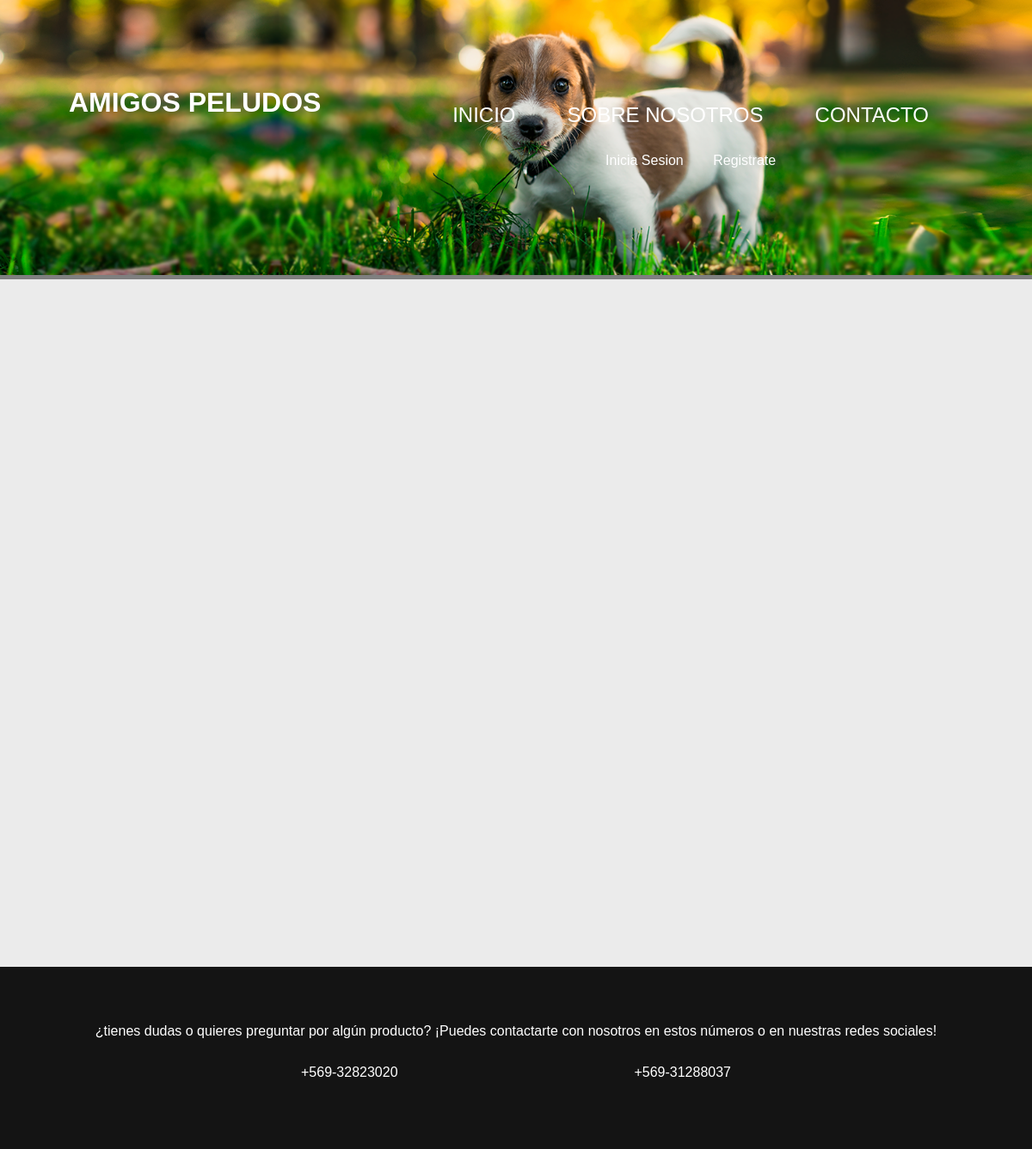
Page /Productos on the earlier database version.
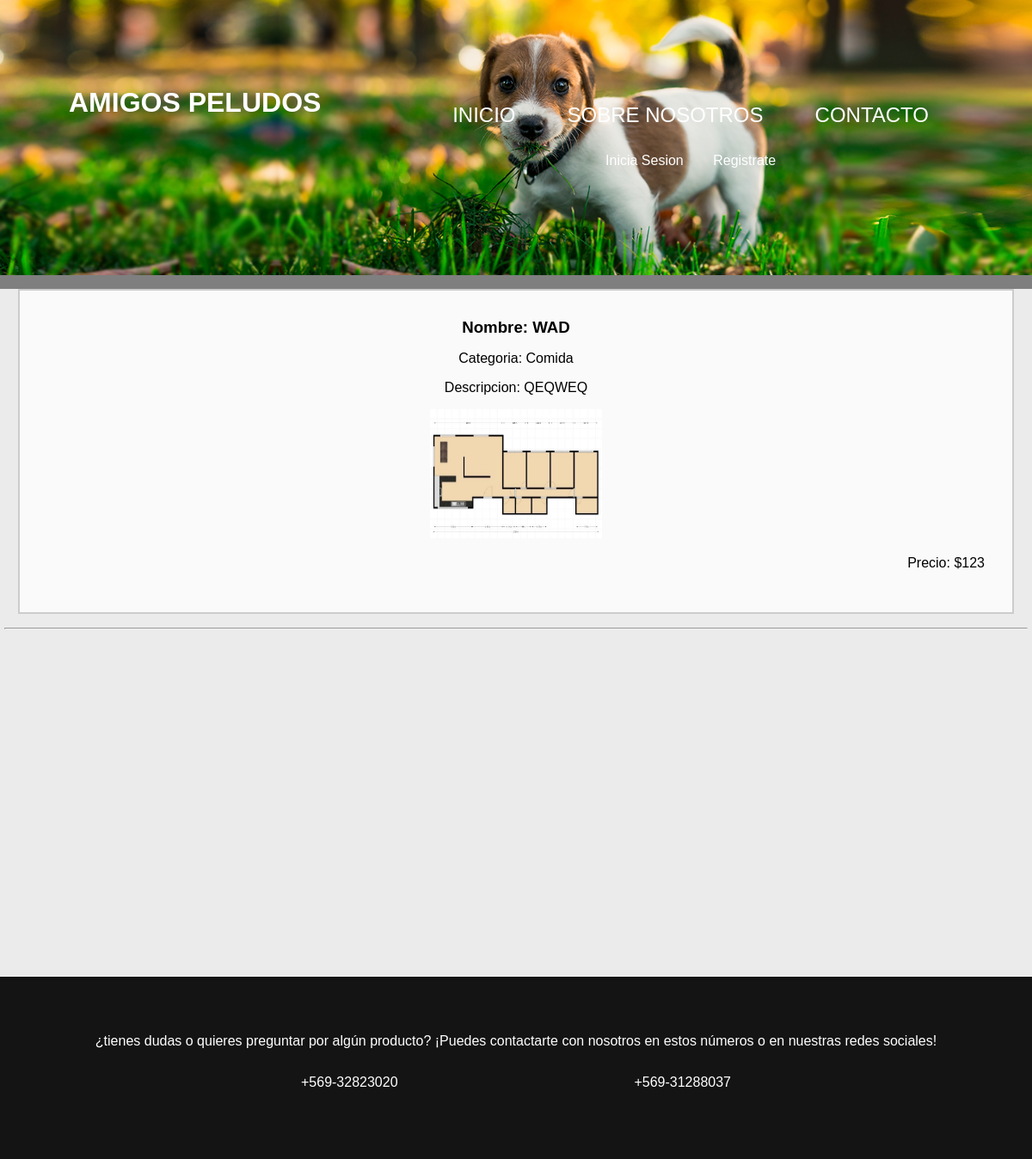
Same page on the later database version.
### core/models.py (models this page shows, shortened)
class Producto(models.Model):
    id = models.CharField(max_length= 9999 ,primary_key=True, verbose_name='id producto')
    nombre = models.CharField(max_length= 50 , verbose_name='Nombre productos')
    descripcion = models.TextField(max_length=300 , verbose_name='Descripcion de producto')
    precio = models.IntegerField(verbose_name='Precio producto')
    imagen = models.ImageField(null = True, upload_to ="Productos")
    categoria = models.ForeignKey(Categoria, on_delete=models.CASCADE)

class Categoria(models.Model):
    idCategoria = models.CharField(max_length= 5 , primary_key=True, verbose_name='Id categoria')
    NombreCategoria = models.CharField(max_length= 35 , verbose_name='Nombre Categoria')
    def __str__(self):
        return self.NombreCategoria

### core/views.py (the view)
# urls.py: path('Productos',Productos, name='Productos'),
@permission_classes((IsAuthenticated, ))
def Productos(request):
    productos = Producto.objects.all()
    contexto = {
        'producto' : productos
    }
    return render(request, 'core/productos.html', contexto)

### core/templates/core/productos.html (shortened to what this page needs)
<!DOCTYPE html>
<html lang="es">
<head>
  {% load static %}
    <link rel="stylesheet" href="{% static 'core/css/estilo2.css'%}">
</head>
<header>
  <div>
      <h1 class="size">AMIGOS PELUDOS</h1>
  </div>
  <div id="menu">
    <nav>
      <a class="none" href="{% url 'home' %}">INICIO</a>
      <a class="none" href="{% url 'home' %}">SOBRE NOSOTROS</a>
      <a class="none" href="#contacto">CONTACTO</a>
    </nav>
    <div>
      {% if user.is_authenticated %}
      <a class="btn" href="{% url 'logout' %}">Cerrar sesion</a>
      {% else %}
      <a class="btn1" href="{% url 'login' %}">Inicia Sesion</a>
      <a class="btn " href="{% url 'Registro' %}">Registrate</a>
      {% endif %}
    </div>
  </div>
</header>
<body>
    <section id="cuerpo">
      <section id="pr">
        <div="container-pro">
          {% for auxPr in producto %}
            <div class="producto">
              <h1>Nombre: {{auxPr.nombre}}</h1>
              <p>Categoria: {{auxPr.categoria}}</p>
              <p class="descripcion">Descripcion: {{auxPr.descripcion}}</p>
              {% if auxPr.imagen %}
                <div><img src="{{ auxPr.imagen.url }}" alt="no disponible" width="250px" height="150px"></div>
              {% endif %}
              <p class="precio">Precio: ${{auxPr.precio}}</p>
            </div>
            <hr>
          {% endfor %}
      </section>
    </section>
    <footer id="contacto">
      <div>
          <p>¿tienes dudas o quieres preguntar por algún producto? ¡Puedes contactarte con nosotros en estos números o en nuestras redes sociales!</p>
          <section id="numero">
              <div>+569-32823020</div>
              <div>+569-31288037</div>
          </section>
      </div>
    </footer>
</body>
</html>

### core/static/core/css/estilo2.css (style rules this page uses)
html { font-family: 'Montserrat', sans-serif; scroll-behavior: smooth; }
header { background-image: url(../IMG/Perro-comiendo-pasto.png); background-repeat: no-repeat; background-size: cover; margin: 0; text-align: center; display: flex; flex-direction: column; min-height: 200px; }
nav { display: flex; flex-direction: column; }
nav a { margin: 5px; }
nav a { text-decoration: none; color: white; }
body { margin: 0%; background-color: rgb(235, 235, 235); }
#sobrenosotros, #suscribirse, #contacto { display: flex; flex-direction: column; text-align: center; }
footer { background-color: rgb(20, 20, 20); }
#numero { display: flex; justify-content: space-between; margin: 30px; }
#contacto { padding: 50px; }
@media (min-width:1023px) { body { background-image: linear-gradient( 0deg, rgba(0,0,0,0.5), rgba(0,0,0,0.5) ) ,url(../IMG/pasto.jpg); background-size: cover; background-repeat: repeat-x; } }
@media (min-width:1023px) { nav { justify-content: center; text-align: center; flex-direction: row; } }
@media (min-width:1023px) { nav a { margin: 30px; } }
@media (min-width:1023px) { #cuerpo { margin: auto; min-height: 800px; max-width: 140vh; background-color: rgb(235, 235, 235); } }
@media (min-width:1023px) { #numero { margin-left: 300px; margin-right: 300px; } }
@media (min-width:1025px) { body { justify-content: center; } }
@media (min-width:1025px) { header { justify-content: space-between; padding-left: 80px; padding-right: 80px; padding-top: 80px; padding-bottom: 40px; flex-direction: row; } }
@media (min-width:1025px) { nav a { font-size: 1.5rem; } }
@media (min-width:1025px) { #cuerpo { margin: auto; max-width: 150vh; } }
header h1 { color: white; }
#cuerpo h1 { margin:0; }
footer div, footer p { color: white; }
#pr { margin: 5px; }
.producto div img { max-width: 200px; max-height: 200px; }
.producto { padding: 2em; background-color: #fafafa; margin: 1rem; border: 2px solid #ccc; text-align: center; }
.producto h1 { text-align: center; margin-right: 50px; }
.producto .precio { text-align: right; }
#agregarcat,#modpro,#menu,#agregarpro div,.conlog,.conreg { display: flex; flex-direction: column; margin: 10px; }
#menu a { text-decoration: none; color: white; }
.btn1 { margin-right: 30px; }

Differences in the rows shown:
added Producto: nombre "WAD", categoria "Comida", descripcion "QEQWEQ", imagen (picture), precio "123"
